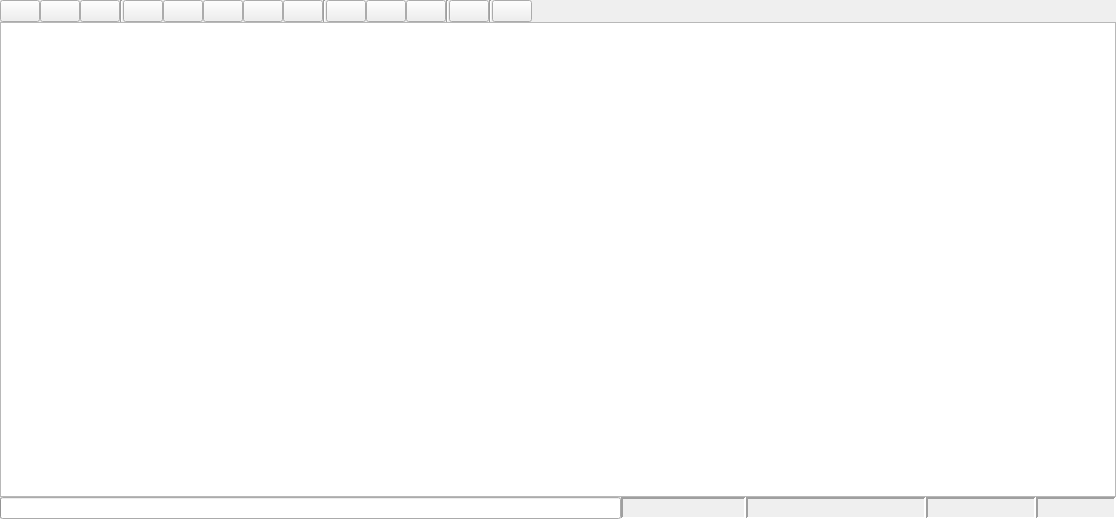
<?xml version="1.0" encoding="UTF-8"?>
<ui version="4.0">
 <class>Bag</class>
 <widget class="QWidget" name="Bag">
  <property name="geometry">
   <rect>
    <x>0</x>
    <y>0</y>
    <width>1116</width>
    <height>519</height>
   </rect>
  </property>
  <property name="windowTitle">
   <string>Bag</string>
  </property>
  <layout class="QVBoxLayout" name="verticalLayout">
   <property name="spacing">
    <number>0</number>
   </property>
   <property name="margin">
    <number>0</number>
   </property>
   <item>
    <layout class="QHBoxLayout" name="horizontalLayout">
     <item>
      <widget class="QPushButton" name="record_button">
       <property name="toolTip">
        <string>Record Bag</string>
       </property>
       <property name="text">
        <string/>
       </property>
       <property name="iconSize">
        <size>
         <width>16</width>
         <height>16</height>
        </size>
       </property>
      </widget>
     </item>
     <item>
      <widget class="QPushButton" name="load_button">
       <property name="toolTip">
        <string>Load Bag</string>
       </property>
       <property name="text">
        <string/>
       </property>
       <property name="iconSize">
        <size>
         <width>16</width>
         <height>16</height>
        </size>
       </property>
      </widget>
     </item>
     <item>
      <widget class="QPushButton" name="save_button">
       <property name="toolTip">
        <string>Save Bag</string>
       </property>
       <property name="text">
        <string/>
       </property>
       <property name="iconSize">
        <size>
         <width>16</width>
         <height>16</height>
        </size>
       </property>
      </widget>
     </item>
     <item>
      <widget class="Line" name="line_3">
       <property name="orientation">
        <enum>Qt::Vertical</enum>
       </property>
      </widget>
     </item>
     <item>
      <widget class="QPushButton" name="begin_button">
       <property name="toolTip">
        <string>Go To Beginning</string>
       </property>
       <property name="text">
        <string/>
       </property>
       <property name="iconSize">
        <size>
         <width>16</width>
         <height>16</height>
        </size>
       </property>
      </widget>
     </item>
     <item>
      <widget class="QPushButton" name="slower_button">
       <property name="toolTip">
        <string>Slower / Rewind</string>
       </property>
       <property name="text">
        <string/>
       </property>
       <property name="iconSize">
        <size>
         <width>16</width>
         <height>16</height>
        </size>
       </property>
      </widget>
     </item>
     <item>
      <widget class="QPushButton" name="play_button">
       <property name="toolTip">
        <string>Play / Pause</string>
       </property>
       <property name="text">
        <string/>
       </property>
       <property name="iconSize">
        <size>
         <width>16</width>
         <height>16</height>
        </size>
       </property>
       <property name="checkable">
        <bool>true</bool>
       </property>
      </widget>
     </item>
     <item>
      <widget class="QPushButton" name="faster_button">
       <property name="toolTip">
        <string>Fast Forward</string>
       </property>
       <property name="text">
        <string/>
       </property>
       <property name="iconSize">
        <size>
         <width>16</width>
         <height>16</height>
        </size>
       </property>
      </widget>
     </item>
     <item>
      <widget class="QPushButton" name="end_button">
       <property name="toolTip">
        <string>Go To End</string>
       </property>
       <property name="text">
        <string/>
       </property>
       <property name="iconSize">
        <size>
         <width>16</width>
         <height>16</height>
        </size>
       </property>
      </widget>
     </item>
     <item>
      <widget class="Line" name="line">
       <property name="orientation">
        <enum>Qt::Vertical</enum>
       </property>
      </widget>
     </item>
     <item>
      <widget class="QPushButton" name="zoom_in_button">
       <property name="toolTip">
        <string>Zoom In</string>
       </property>
       <property name="text">
        <string/>
       </property>
       <property name="iconSize">
        <size>
         <width>16</width>
         <height>16</height>
        </size>
       </property>
      </widget>
     </item>
     <item>
      <widget class="QPushButton" name="zoom_out_button">
       <property name="toolTip">
        <string>Zoom Out</string>
       </property>
       <property name="text">
        <string/>
       </property>
       <property name="iconSize">
        <size>
         <width>16</width>
         <height>16</height>
        </size>
       </property>
      </widget>
     </item>
     <item>
      <widget class="QPushButton" name="zoom_all_button">
       <property name="toolTip">
        <string>Zoom Home</string>
       </property>
       <property name="text">
        <string/>
       </property>
       <property name="iconSize">
        <size>
         <width>16</width>
         <height>16</height>
        </size>
       </property>
      </widget>
     </item>
     <item>
      <widget class="Line" name="line_2">
       <property name="orientation">
        <enum>Qt::Vertical</enum>
       </property>
      </widget>
     </item>
     <item>
      <widget class="QPushButton" name="thumbs_button">
       <property name="toolTip">
        <string>Toggle Thumbnails</string>
       </property>
       <property name="text">
        <string/>
       </property>
       <property name="iconSize">
        <size>
         <width>16</width>
         <height>16</height>
        </size>
       </property>
       <property name="checkable">
        <bool>true</bool>
       </property>
      </widget>
     </item>
     <item>
      <widget class="Line" name="line_4">
       <property name="orientation">
        <enum>Qt::Vertical</enum>
       </property>
      </widget>
     </item>
     <item>
      <widget class="QPushButton" name="publish_clock_button">
       <property name="toolTip">
        <string>Publish Clock</string>
       </property>
       <property name="text">
        <string/>
       </property>
       <property name="checkable">
        <bool>true</bool>
       </property>
      </widget>
     </item>
     <item>
      <spacer name="horizontalSpacer">
       <property name="orientation">
        <enum>Qt::Horizontal</enum>
       </property>
       <property name="sizeHint" stdset="0">
        <size>
         <width>40</width>
         <height>20</height>
        </size>
       </property>
      </spacer>
     </item>
    </layout>
   </item>
   <item>
    <widget class="BagGraphicsView" name="graphics_view">
     <property name="horizontalScrollBarPolicy">
      <enum>Qt::ScrollBarAlwaysOff</enum>
     </property>
    </widget>
   </item>
   <item>
    <layout class="QHBoxLayout" name="status_bar_layout">
     <item>
      <widget class="QProgressBar" name="progress_bar">
       <property name="sizePolicy">
        <sizepolicy hsizetype="Minimum" vsizetype="Fixed">
         <horstretch>0</horstretch>
         <verstretch>0</verstretch>
        </sizepolicy>
       </property>
       <property name="value">
        <number>0</number>
       </property>
       <property name="textVisible">
        <bool>false</bool>
       </property>
      </widget>
     </item>
     <item>
      <widget class="QLabel" name="stamp_label">
       <property name="maximumSize">
        <size>
         <width>125</width>
         <height>16777215</height>
        </size>
       </property>
       <property name="toolTip">
        <string>Time Stamp of the current playhead</string>
       </property>
       <property name="frameShape">
        <enum>QFrame::Panel</enum>
       </property>
       <property name="frameShadow">
        <enum>QFrame::Sunken</enum>
       </property>
       <property name="lineWidth">
        <number>2</number>
       </property>
       <property name="text">
        <string/>
       </property>
      </widget>
     </item>
     <item>
      <widget class="QLabel" name="date_label">
       <property name="maximumSize">
        <size>
         <width>180</width>
         <height>16777215</height>
        </size>
       </property>
       <property name="toolTip">
        <string>Date and time of the playhead</string>
       </property>
       <property name="frameShape">
        <enum>QFrame::Panel</enum>
       </property>
       <property name="frameShadow">
        <enum>QFrame::Sunken</enum>
       </property>
       <property name="lineWidth">
        <number>2</number>
       </property>
       <property name="text">
        <string/>
       </property>
      </widget>
     </item>
     <item>
      <widget class="QLabel" name="seconds_label">
       <property name="minimumSize">
        <size>
         <width>0</width>
         <height>0</height>
        </size>
       </property>
       <property name="maximumSize">
        <size>
         <width>110</width>
         <height>16777215</height>
        </size>
       </property>
       <property name="toolTip">
        <string>Number of Seconds from the beginning of the current playhead</string>
       </property>
       <property name="frameShape">
        <enum>QFrame::Panel</enum>
       </property>
       <property name="frameShadow">
        <enum>QFrame::Sunken</enum>
       </property>
       <property name="lineWidth">
        <number>2</number>
       </property>
       <property name="text">
        <string/>
       </property>
      </widget>
     </item>
     <item>
      <widget class="QLabel" name="playspeed_label">
       <property name="maximumSize">
        <size>
         <width>80</width>
         <height>16777215</height>
        </size>
       </property>
       <property name="frameShape">
        <enum>QFrame::Panel</enum>
       </property>
       <property name="frameShadow">
        <enum>QFrame::Sunken</enum>
       </property>
       <property name="lineWidth">
        <number>2</number>
       </property>
       <property name="text">
        <string/>
       </property>
      </widget>
     </item>
    </layout>
   </item>
  </layout>
 </widget>
 <customwidgets>
  <customwidget>
   <class>BagGraphicsView</class>
   <extends>QGraphicsView</extends>
   <header>rqt_bag.bag_widget</header>
  </customwidget>
 </customwidgets>
 <resources/>
 <connections/>
</ui>
